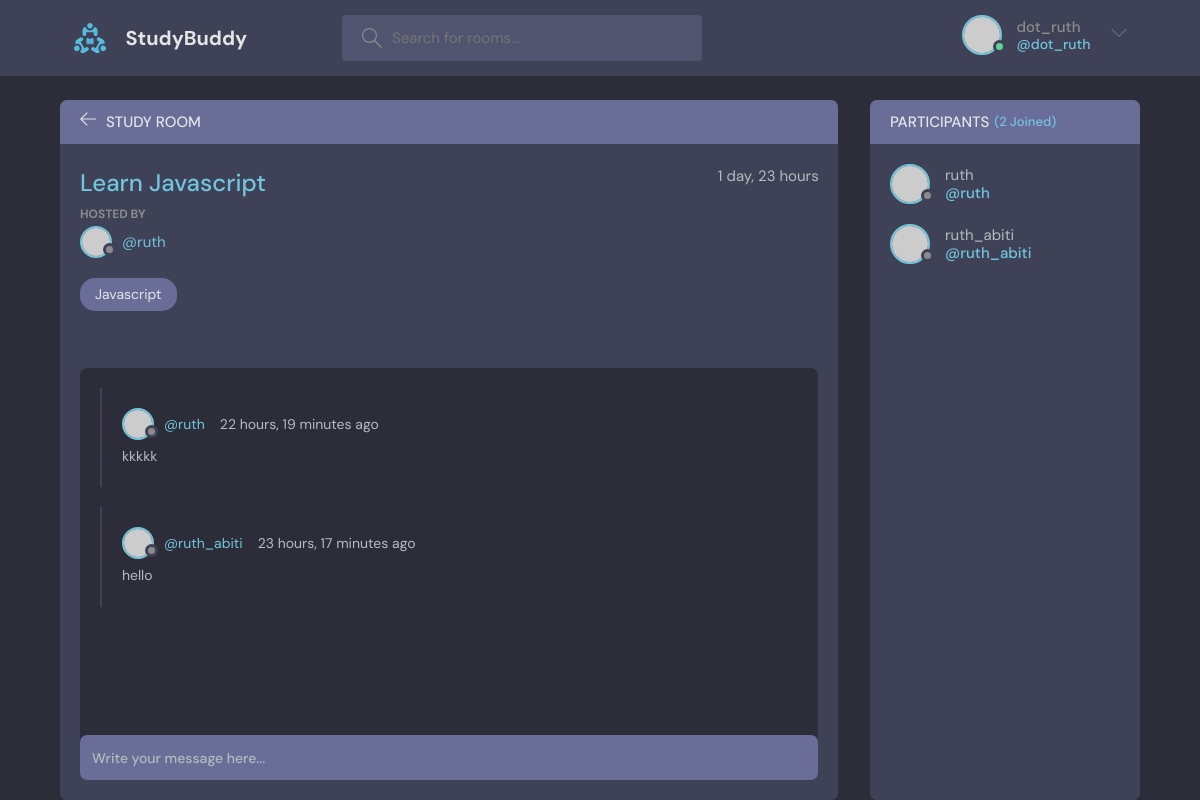
/room/1/ (signed in), run on the app's committed database.
### base/models.py (models this page shows, shortened)
class Room(models.Model):
    host = models.ForeignKey(User, on_delete=models.SET_NULL, null=True)
    topic = models.ForeignKey(Topic, on_delete=models.SET_NULL, null=True)
    name = models.CharField(max_length=200)
    description = models.TextField(null=True, blank=True)
    participants = models.ManyToManyField(
        User, related_name='participants', blank=True)
    updated = models.DateTimeField(auto_now=True)
    created = models.DateTimeField(auto_now_add=True)
    class Meta:
        ordering = ['-updated', '-created']

class Topic(models.Model):
    name = models.CharField(max_length=200)
    def __str__(self):
        return self.name

class Message(models.Model):
    user = models.ForeignKey(User, on_delete=models.CASCADE)
    room = models.ForeignKey(Room, on_delete=models.CASCADE)
    body = models.TextField()
    updated = models.DateTimeField(auto_now=True)
    created = models.DateTimeField(auto_now_add=True)
    class Meta:
        ordering = ['-updated', '-created']

### base/views.py (the view, shortened to what this page needs)
# urls.py: path('room/<str:pk>/', views.room, name="room"),
def room(request, pk):
    room = Room.objects.get(id=pk)
    room_message = room.message_set.all().order_by('-created')
    participants = room.participants.all()
    context = {'room': room, 'room_message': room_message,
               'participants': participants}
    return render(request, 'base/room.html', context)

### base/templates/base/room.html (shortened to what this page needs)
{% extends 'main.html' %}
{% block content %}
    <main class="profile-page layout layout--2">
      <div class="container">
        <div class="room">
          <div class="room__top">
            <div class="room__topLeft">
              <a href="{% url 'home' %}">
                <svg version="1.1" xmlns="http://www.w3.org/2000/svg" width="32" height="32" viewBox="0 0 32 32">
                  <title>arrow-left</title>
                  <path
                    d="M13.723 2.286l-13.723 13.714 13.719 13.714 1.616-1.611-10.96-10.96h27.625v-2.286h-27.625l10.965-10.965-1.616-1.607z"
                  ></path>
                </svg>
              </a>
              <h3>Study Room</h3>
            </div>
          </div>
          <div class="room__box scroll">
            <div class="room__header scroll">
              <div class="room__info">
                <h3>{{room.name}}</h3>
                <span>{{room.created|timesince}}</span>
              </div>
              <div class="room__hosted">
                <p>Hosted By</p>
                <a href="{% url 'user-profile' room.host.id %}" class="room__author">
                  <div class="avatar avatar--small">
                    <img src="https://randomuser.me/api/portraits/men/37.jpg" />
                  </div>
                  <span>@{{room.host}}</span>
                </a>
              </div>
              <span class="room__topics">{{room.topic}}</span>
            </div>
            <div class="room__conversation">
              <div class="threads scroll">
                {% for message in room_message %}
                <div class="thread">
                  <div class="thread__top">
                    <div class="thread__author">
                      <a href="{% url 'user-profile' message.user.id %}" class="thread__authorInfo">
                        <div class="avatar avatar--small">
                          <img src="https://randomuser.me/api/portraits/men/37.jpg" />
                        </div>
                        <span>@{{message.user}}</span>
                      </a>
                      <span class="thread__date">{{message.created|timesince}} ago</span>
                    </div>
                  </div>
                  <div class="thread__details">
                    {{message.body}}
                  </div>
                </div>
                {% endfor %}
              </div>
            </div>
          </div>
          {% if request.user.is_authenticated %}
          <div class="room__message">
            <form action="" method="POST">
              <input name="" placeholder="Write your message here..." />
            </form>
          </div>
          {% endif %}
        </div>
        <div class="participants">
          <h3 class="participants__top">Participants <span>({{room.participants.all.count}} Joined)</span></h3>
          <div class="participants__list scroll">
            {% for participant in participants %}
            <a href="{% url 'user-profile' participant.id %}" class="participant">
              <div class="avatar avatar--medium">
                <img src="https://randomuser.me/api/portraits/men/37.jpg" />
              </div>
              <p>
                {{participant.username}}
                <span>@{{participant.username}}</span>
              </p>
            </a>
            {% endfor %}
          </div>
        </div>
      </div>
    </main>
    {% endblock content %}

### templates/navbar.html (shortened to what this page needs)
{% load static %}
<header class="header header--loggedIn">
   <div class="container">
     <a href="/" class="header__logo">
       <img src="{% static 'Images/logo.svg' %}" />
       <h1>StudyBuddy</h1>
     </a>
     <form class="header__search" method="GET" action="{% url 'home' %}">
       <label>
         <input placeholder="Search for rooms..." name="q" />
       </label>
     </form>
     <nav class="header__menu">
      {% if request.user.is_authenticated %}
       <div class="header__user">
         <a href="{% url 'user-profile' user.id%}">
           <div class="avatar avatar--medium active">
             <img src="https://randomuser.me/api/portraits/men/37.jpg" />
           </div>
           <p>{{request.user}} <span>@{{request.user}}</span></p>
         </a>
         <button class="dropdown-button">
           <svg version="1.1" xmlns="http://www.w3.org/2000/svg" width="32" height="32" viewBox="0 0 32 32">
             <title>chevron-down</title>
             <path d="M16 21l-13-13h-3l16 16 16-16h-3l-13 13z"></path>
           </svg>
         </button>
       </div>
       {% else %}
       <a href="{% url 'login' %}">
         <img src="{% static 'Images/avatar.svg' %}" />
         <p>Login</p>
       </a>
       {% endif %}
     </nav>
   </div>
 </header>

### data on the page
Room: name "Learn Javascript", created "1 day, 23 hours", host "ruth", topic "Javascript", participants.all.count "2"
Message: user "ruth", created "22 hours, 19 minutes", body "kkkkk"
Message: user "ruth_abiti", created "23 hours, 17 minutes", body "hello"

### other printed values
{{ request.user }} "dot_ruth"
{{ participant.username }} "ruth"
{{ participant.username }} "ruth_abiti"
